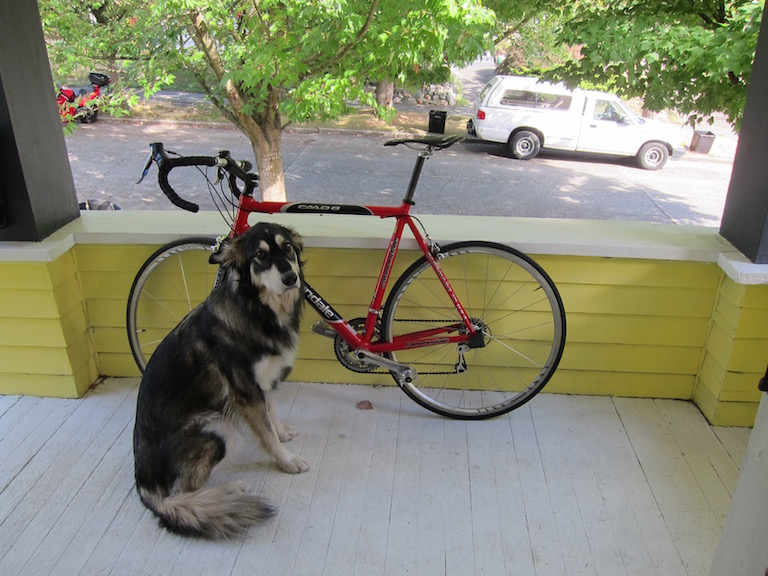
#> input picture images/dog.jpg, 768 x 576 px, given in place of the camera
$ python test_opencv2.py   (Python 2 division)
#> lines starting #> are read from the running program, lines starting #| are printed output that depends on the picture
#!/usr/bin/env python
# MIT License

# Copyright (c) 2017-18 Jetsonhacks

# Permission is hereby granted, free of charge, to any person obtaining a copy
# of this software and associated documentation files (the "Software"), to deal
# in the Software without restriction, including without limitation the rights
# to use, copy, modify, merge, publish, distribute, sublicense, and/or sell
# copies of the Software, and to permit persons to whom the Software is
# furnished to do so, subject to the following conditions:

# The above copyright notice and this permission notice shall be included in all
# copies or substantial portions of the Software.

# THE SOFTWARE IS PROVIDED "AS IS", WITHOUT WARRANTY OF ANY KIND, EXPRESS OR
# IMPLIED, INCLUDING BUT NOT LIMITED TO THE WARRANTIES OF MERCHANTABILITY,
# FITNESS FOR A PARTICULAR PURPOSE AND NONINFRINGEMENT. IN NO EVENT SHALL THE
# AUTHORS OR COPYRIGHT HOLDERS BE LIABLE FOR ANY CLAIM, DAMAGES OR OTHER
# LIABILITY, WHETHER IN AN ACTION OF CONTRACT, TORT OR OTHERWISE, ARISING FROM,
# OUT OF OR IN CONNECTION WITH THE SOFTWARE OR THE USE OR OTHER DEALINGS IN THE
# SOFTWARE.

import sys
import argparse
import cv2
import numpy as np

def parse_cli_args():
    parser = argparse.ArgumentParser()
    parser.add_argument("--video_device", dest="video_device",
                        help="Video device # of USB webcam (/dev/video?) [0]",
                        default=0, type=int)
    arguments = parser.parse_args()
    return arguments

# Use a Jetson TX1 or TX2 camera in the Jetson AGX Xavier Camera Slot
def open_onboard_camera():
   return cv2.VideoCapture("nvarguscamerasrc ! video/x-raw(memory:NVMM), width=(int)1280, height=(int)720, format=(string)NV12, framerate=(fraction)30/1 ! nvvidconv ! video/x-raw,format=(string)BGRx ! videoconvert ! video/x-raw, format=(string)BGR ! appsink")

# Open an external usb camera /dev/videoX
def open_camera_device(device_number):
    return cv2.VideoCapture(device_number)

def read_cam(video_capture):
    if video_capture.isOpened():
        windowName = "CannyDemo"
        cv2.namedWindow(windowName, cv2.WINDOW_NORMAL)
        cv2.resizeWindow(windowName,1280,720)
        cv2.moveWindow(windowName,0,0)
        cv2.setWindowTitle(windowName,"Canny Edge Detection")
        showWindow=3  # Show all stages
        showHelp = True
        font = cv2.FONT_HERSHEY_PLAIN
        helpText="'Esc' to Quit, '1' for Camera Feed, '2' for Canny Detection, '3' for All Stages. '4' to hide help"
        edgeThreshold=40
        showFullScreen = False
        while True:
            if cv2.getWindowProperty(windowName, 0) < 0: # Check to see if the user closed the window
                # This will fail if the user closed the window; Nasties get printed to the console
                break;
            ret_val, frame = video_capture.read();
#> frame is the input picture: shape (576, 768, 3); mean B, G, R 114.1, 135.7, 134.4
            if frame is None:
               continue ;

            hsv=cv2.cvtColor(frame, cv2.COLOR_BGR2GRAY)
            blur=cv2.GaussianBlur(hsv,(7,7),1.5)
            edges=cv2.Canny(blur,0,edgeThreshold)
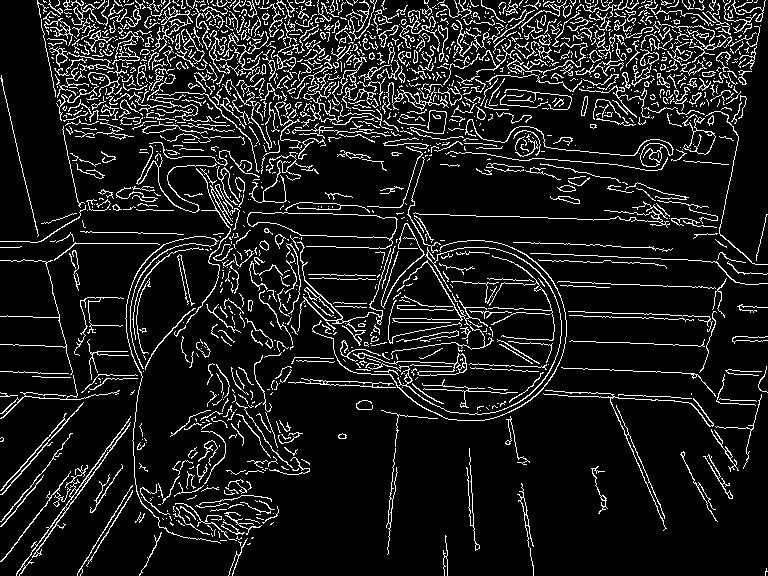
#> edges: shape (576, 768); 11% white in thin lines or dots
            if showWindow == 3:  # Need to show the 4 stages
                # Composite the 2x2 window
                # Feed from the camera is RGB, the others gray
                # To composite, convert gray images to color.
                # All images must be of the same type to display in a window
                frameRs=cv2.resize(frame, (640,360))
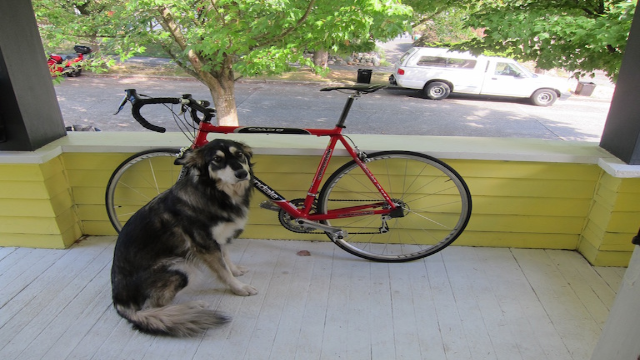
#> frameRs: shape (360, 640, 3); mean B, G, R 114, 135.6, 134.3
                hsvRs=cv2.resize(hsv,(640,360))
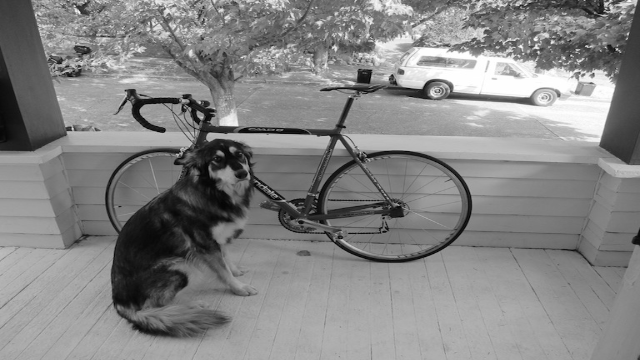
#> hsvRs: shape (360, 640); min 3, max 255, mean 132.7
                vidBuf = np.concatenate((frameRs, cv2.cvtColor(hsvRs,cv2.COLOR_GRAY2BGR)), axis=1)
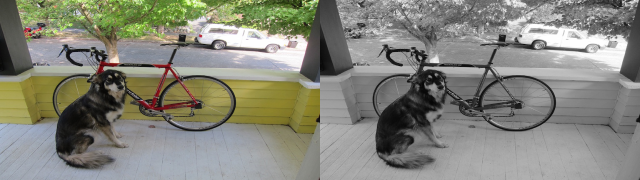
#> vidBuf: shape (360, 1280, 3) (shown at 1/2 size); mean B, G, R 123.4, 134.2, 133.5
                blurRs=cv2.resize(blur,(640,360))
                edgesRs=cv2.resize(edges,(640,360))
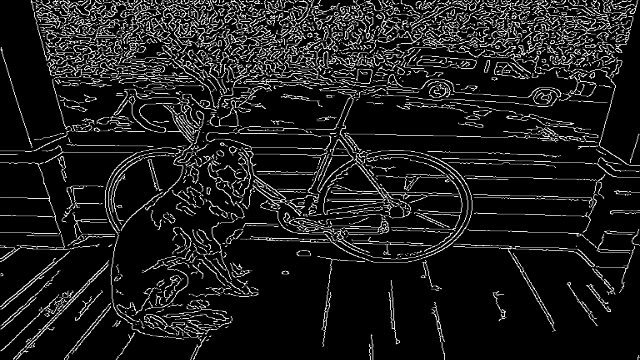
#> edgesRs: shape (360, 640); min 0, max 255, mean 28.1
                vidBuf1 = np.concatenate( (cv2.cvtColor(blurRs,cv2.COLOR_GRAY2BGR),cv2.cvtColor(edgesRs,cv2.COLOR_GRAY2BGR)), axis=1)
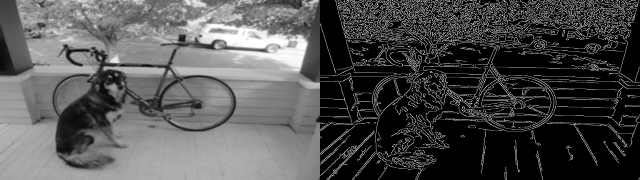
#> vidBuf1: shape (360, 1280, 3) (shown at 1/2 size); min 0, max 255, mean 80.4
                vidBuf = np.concatenate( (vidBuf, vidBuf1), axis=0)
#> vidBuf: shape (720, 1280, 3)

            if showWindow==1: # Show Camera Frame
                displayBuf = frame
            elif showWindow == 2: # Show Canny Edge Detection
                displayBuf = edges
            elif showWindow == 3: # Show All Stages
                displayBuf = vidBuf

            if showHelp == True:
                cv2.putText(displayBuf, helpText, (11,20), font, 1.0, (32,32,32), 4, cv2.LINE_AA)
                cv2.putText(displayBuf, helpText, (10,20), font, 1.0, (240,240,240), 1, cv2.LINE_AA)
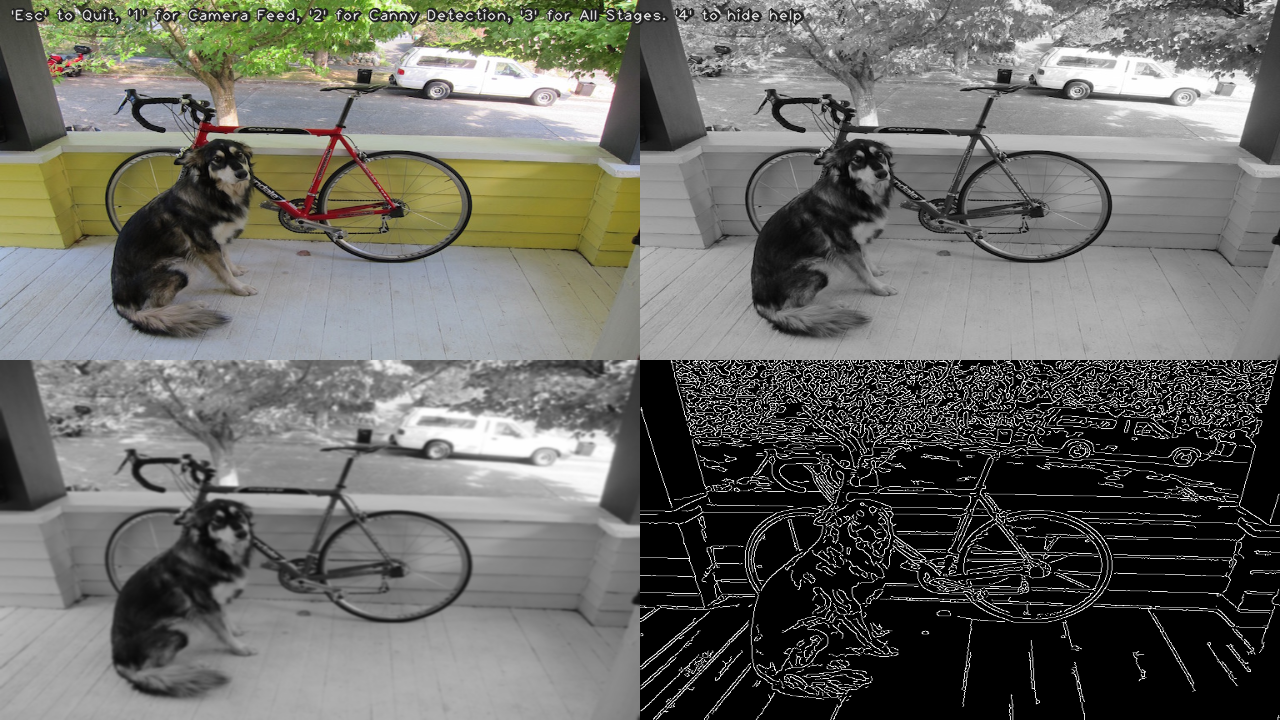
#> displayBuf: shape (720, 1280, 3); mean B, G, R 101.8, 106.9, 106.7
            cv2.imshow(windowName,displayBuf)
            key=cv2.waitKey(10)
#> (key Esc is pressed here)
            if key == 27: # Check for ESC key
                cv2.destroyAllWindows()
                break ;
            elif key==49: # 1 key, show frame
                cv2.setWindowTitle(windowName,"Camera Feed")
                showWindow=1
            elif key==50: # 2 key, show Canny
                cv2.setWindowTitle(windowName,"Canny Edge Detection")
                showWindow=2
            elif key==51: # 3 key, show Stages
                cv2.setWindowTitle(windowName,"Camera, Gray scale, Gaussian Blur, Canny Edge Detection")
                showWindow=3
            elif key==52: # 4 key, toggle help
                showHelp = not showHelp
            elif key==44: # , lower canny edge threshold
                edgeThreshold=max(0,edgeThreshold-1)
                print ('Canny Edge Threshold Maximum: ',edgeThreshold)
            elif key==46: # , raise canny edge threshold
                edgeThreshold=edgeThreshold+1
                print ('Canny Edge Threshold Maximum: ', edgeThreshold)
            elif key==74: # Toggle fullscreen; This is the F3 key on this particular keyboard
                # Toggle full screen mode
                if showFullScreen == False :
                    cv2.setWindowProperty(windowName, cv2.WND_PROP_FULLSCREEN, cv2.WINDOW_FULLSCREEN)
                else:
                    cv2.setWindowProperty(windowName, cv2.WND_PROP_FULLSCREEN, cv2.WINDOW_NORMAL)
                showFullScreen = not showFullScreen

    else:
     print ("camera open failed")


if __name__ == '__main__':
    arguments = parse_cli_args()
    print("Called with args:")
    print(arguments)
    print("OpenCV version: {}".format(cv2.__version__))
    print("Device Number:",arguments.video_device)
    print cv2.getBuildInformation()
    if arguments.video_device==10:
      print("Using on-board camera")
      video_capture=open_onboard_camera()
    else:
      video_capture=open_camera_device(arguments.video_device)
      # Only do this on external cameras; onboard will cause camera not to read
      video_capture.set(cv2.CAP_PROP_FPS,30)
    read_cam(video_capture)
    video_capture.release()
    cv2.destroyAllWindows()

$ run again, on images/eagle.jpg
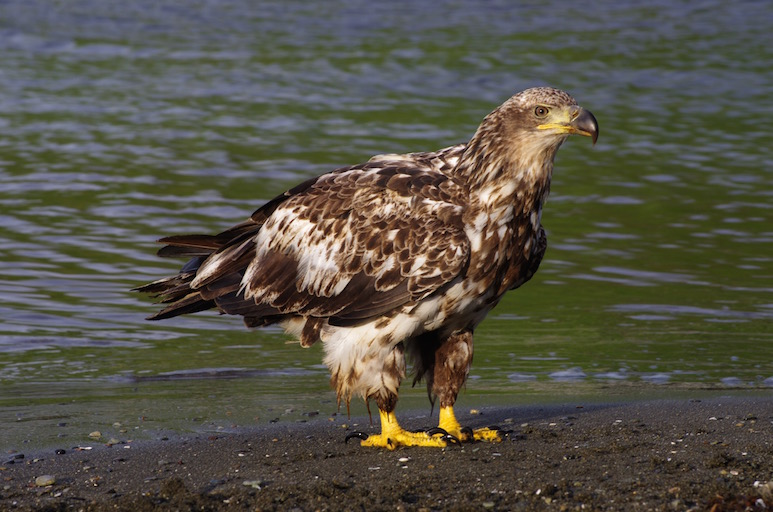
#> input picture images/eagle.jpg, 773 x 512 px, given in place of the camera
#> in read_cam, frame is the input picture: shape (512, 773, 3); mean B, G, R 70.8, 82, 85.2
#> in read_cam, `edges=cv2.Canny(blur,0,edgeThreshold)`:
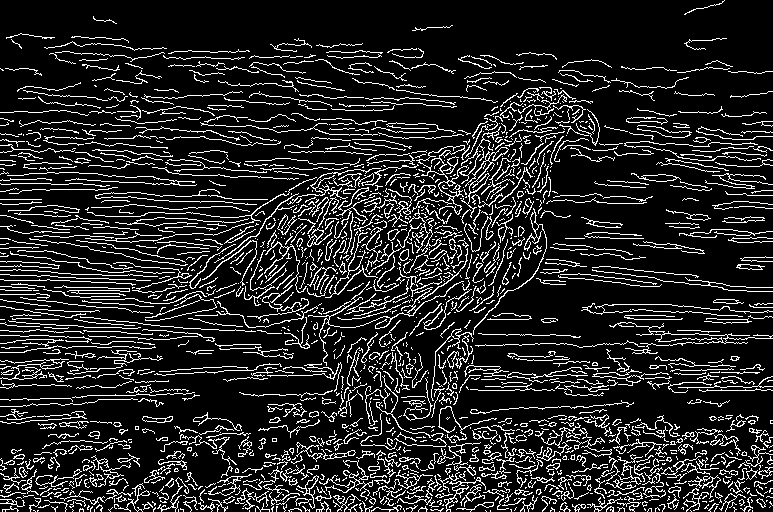
#> edges: shape (512, 773); 14.5% white in thin lines or dots
#> in read_cam, `cv2.putText(displayBuf, helpText, (10,20), font, 1.0, (240,240,240), 1..`:
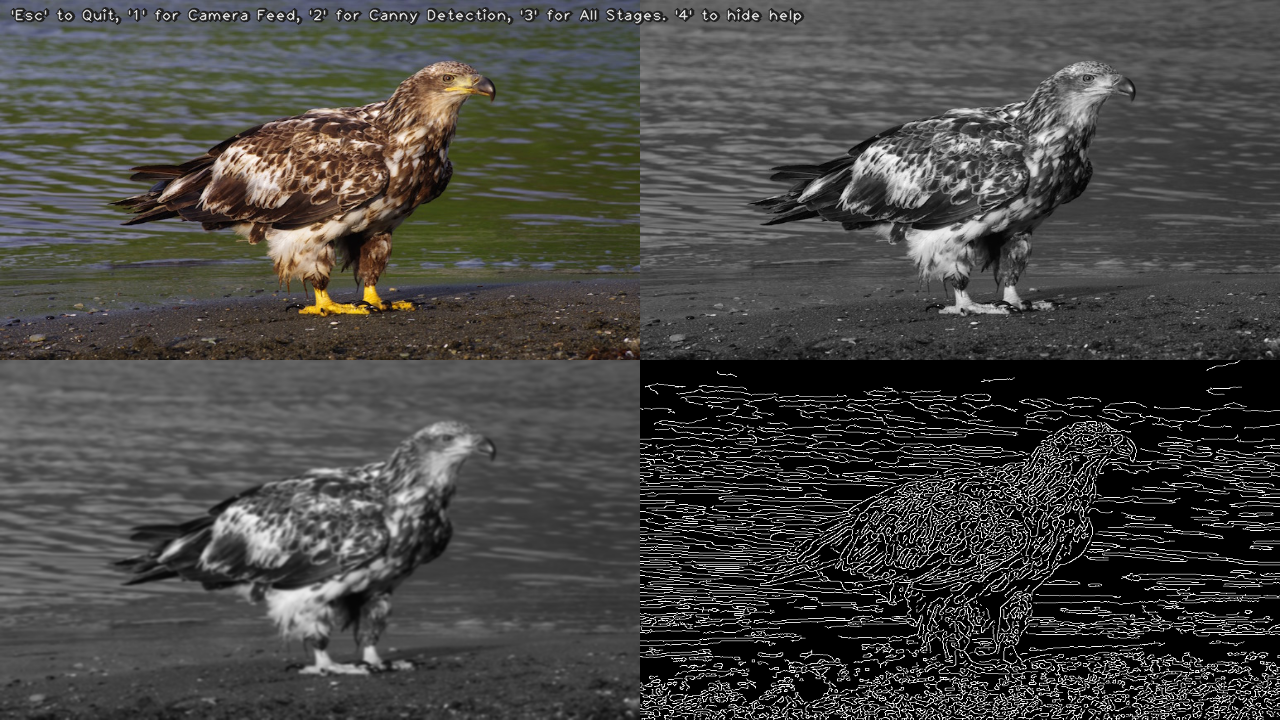
#> displayBuf: shape (720, 1280, 3); mean B, G, R 67.5, 70.4, 71.3

$ run again, on images/giraffe.jpg
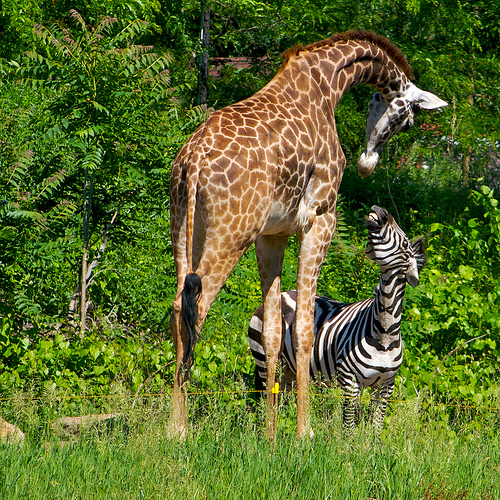
#> input picture images/giraffe.jpg, 500 x 500 px, given in place of the camera
#> in read_cam, frame is the input picture: shape (500, 500, 3); mean B, G, R 42.3, 107.9, 91.8
#> in read_cam, `edges=cv2.Canny(blur,0,edgeThreshold)`:
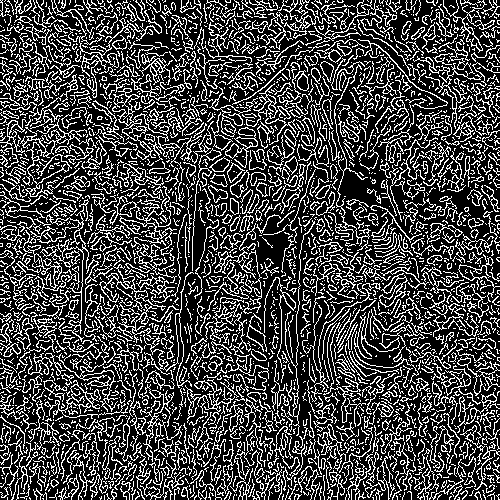
#> edges: shape (500, 500); 26.8% white in thin lines or dots
#> in read_cam, `cv2.putText(displayBuf, helpText, (10,20), font, 1.0, (240,240,240), 1..`:
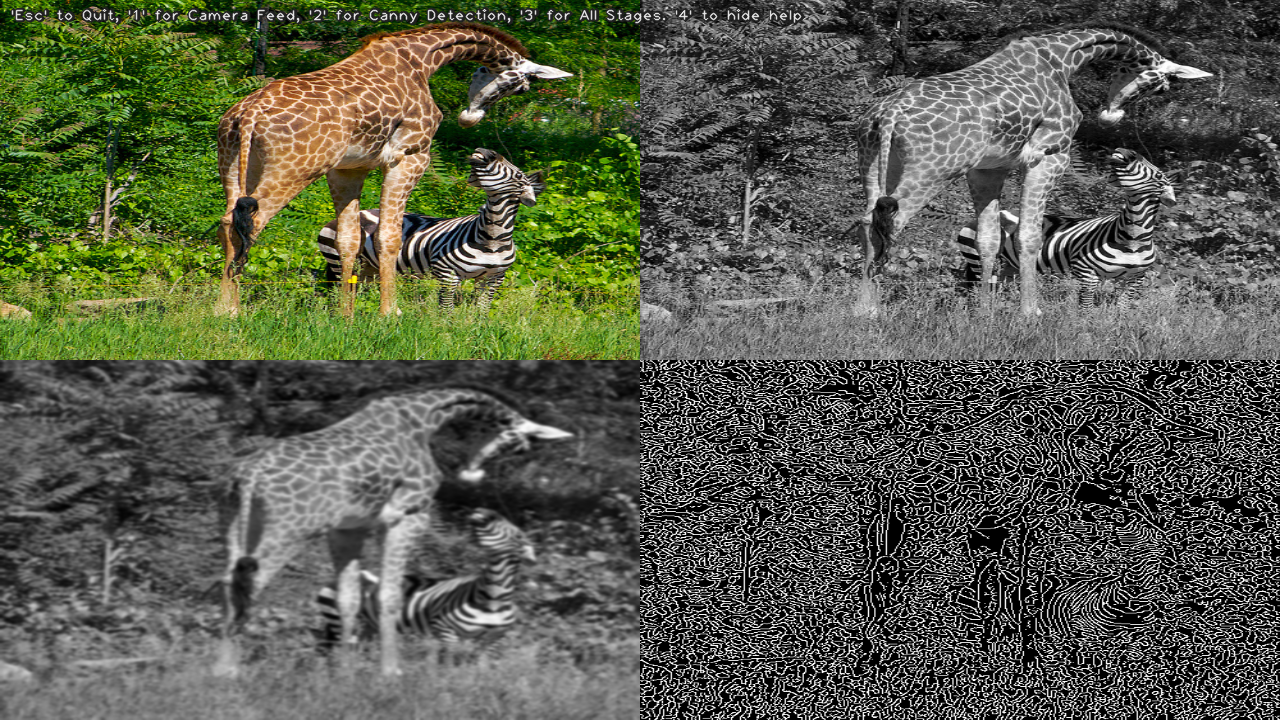
#> displayBuf: shape (720, 1280, 3); mean B, G, R 75.8, 91.8, 88
